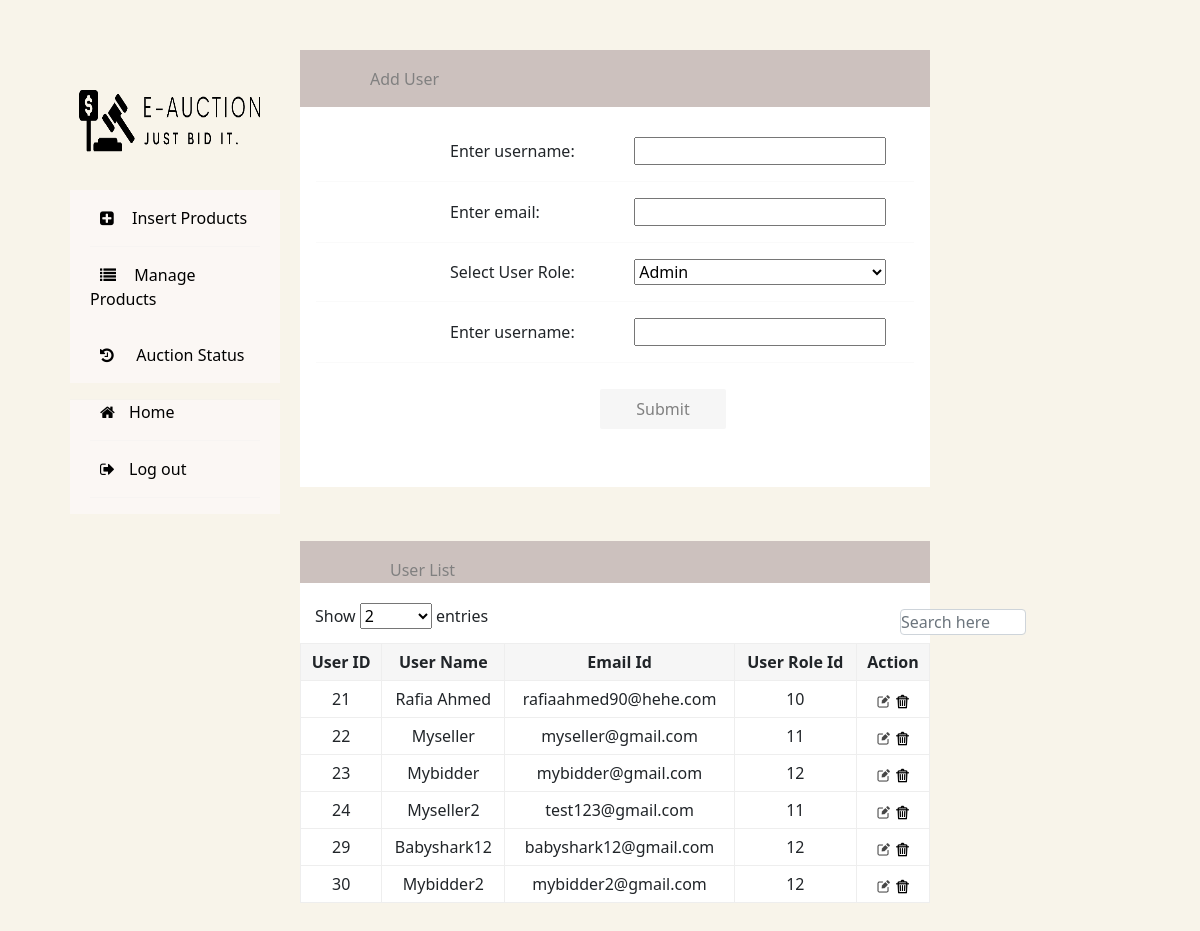
The page /adduser.php on the database its author committed.
### tables this page shows
CREATE TABLE `user` (
  `fname` varchar(250) NOT NULL,
  `lname` varchar(250) NOT NULL,
  `userid` int(11) NOT NULL AUTO_INCREMENT,
  `username` varchar(25) NOT NULL,
  `email` varchar(25) NOT NULL,
  `phone` int(11) NOT NULL,
  `pass` varchar(25) NOT NULL,
  `user_role_id` int(11) NOT NULL,
  PRIMARY KEY (`userid`),
  KEY `user_role_id` (`user_role_id`),
  CONSTRAINT `user_ibfk_1` FOREIGN KEY (`user_role_id`) REFERENCES `user_role` (`userrole_id`) ON DELETE CASCADE
);

### adduser.php (the view, shortened to what this page needs)
<html>
<head>
  <link rel="stylesheet" href="https://cdnjs.cloudflare.com/ajax/libs/font-awesome/4.7.0/css/font-awesome.min.css">
  <link href="https://cdn.jsdelivr.net/npm/bootstrap@5.0.2/dist/css/bootstrap.min.css" rel="stylesheet"
>
</head>
<body>
  <?php
  include 'database.php';
  $sql = "SELECT * from user_role";
  $result = mysqli_query($conn, $sql);
  ?>
  <div class="row m-0">
    <div class="col-lg-3 greybg" style="padding:0px !important">
    <?php include 'accordian.php'?>
    </div>
    <div class="col-lg-9 greybg" style="padding:0px !important">
      <form action="adduserconn.php" method="POST" style="margin-top:70px; padding:0px">
        <div style="background-color:#ccc1be; padding-bottom:10px; width:70%; padding-top:20px; margin-top:-20px;">
          <h6 style="color:grey; margin-left:70px">Add User<h6>
        </div>
        <div style="background-color:white; padding-bottom:10px; width:70%; padding-top:30px;">
          <label>Enter username:</label>
          <input type="text" name="fname" value="">
          <hr style="border:1px solid #eeeeee ">
          <label>Enter email:</label>
          <input type="email" name="femail" value="">
          <hr>
          <label>Select User Role:</label>
          <select name="roleselected" id="userrole">
            <?php
            if ($result->num_rows > 0) {
              while ($row = $result->fetch_assoc()) {
                ?>
                <option value=<?php echo $row['userrole_id'] ?>><?php echo $row['userrole_name'] ?></option>
                <?php
              }
            }
            ?>
          </select>
          <hr>
          <label>Enter username:</label>
          <input type="password" name="fpass" value="">
          <hr>
          <input type="submit" name="submit" value="Submit"
            style="margin-top:10px; margin-left:300px;border:none; color:grey; background-color:#f6f6f6; width:20%;border-radius:2px; height:40px; padding 15px">
          <br><br><br>
        </div>
        <br>
        <?php
        $sql2 = "SELECT * from user";
        $result2 = mysqli_query($conn, $sql2);
        ?>
        <div style="background-color:#ccc1be; padding:20px; width:70%; margin-top:30px;">
          <h6 style="color:grey; margin-left:70px">User List<h6>
        </div>
        <div style="background-color:white; padding-bottom:0px; height:60px; margin-bottom:0px;
                      width:70%; padding-top:0px; margin-top:-25px">
          <label style="margin-left:15px; margin-top:20px">Show
            <select id="showEntries">
              <option value="2">2</option>
            </select>
            entries
          </label>
          <div class="form-group">
            <input type="text" class="form-control" id="search" placeholder="Search here"
              style=" margin-left: 600px; width:20%; margin-top:-20px">
          </div>
          <br>
        </div>
        <table style="width:50%">
          <tr>
            <th>User ID</th>
            <th>User Name</th>
            <th>Email Id</th>
            <th>User Role Id</th>
            <th>Action</th>
          </tr>
          <?php
          if ($result2->num_rows > 0) {
            while ($row = $result2->fetch_assoc()) {
              ?>
              <tr>
                <td>
                  <?php echo $row['userid'] ?>
                </td>
                <td>
                  <?php echo $row['username'] ?>
                </td>
                <td>
                  <?php echo $row['email'] ?>
                </td>
                <td>
                  <?php echo $row['user_role_id'] ?>
                </td>
                <td>
                  <a href='updateuser.php? id="<?php echo $row['userid'] ?>"'>
                    <img src="data/update.png" width="15" height="15"></a>
                  <a href='deleteuser.php? id="<?php echo $row['userid'] ?>"'>
                    <img src="data/delete.png" width="15" height="15"></a>
                </td>
              </tr>
              <?php
            }
          }
          ?>
        </table>
      </form>
    </div>
  </div>
</body>
</html>

### adduser.php (style rules this page uses)
table, th, td { text-align: center; border: 1px solid #eeeeee !important; background-color: white; padding: 7px; }
th { background-color: #f6f6f6; }
hr { border: 3px !important; background-color: #ebebeb !important; color: #ebebeb !important; margin-left: auto !important; width: 95%; margin-right: auto !important; }
table { padding: 5px !important; width: 70% !important; }
label { margin-left: 200px; display: inline-block; width: 180px; margin-top: 0px; }
input { padding: 0px !important; margin: 0px; }
.greybg { background-color: #fbf7f4 ; }
.row { background-color: red ; }

### accordian.php (style rules this page uses)
hr { border: 3px !important; background-color: #ebebeb !important; color: #ebebeb !important; margin-left: auto !important; width: 95%; margin-right: auto !important; }
label { margin-left: 150px; display: inline-block; width: 180px; margin-top: 0px; }
option, select, input { padding: 0px !important; margin: 0px; width: 40%; }
.greybg { background-color: #F8F4EA; }
.row { background-color: #F8F4EA; }
body { height: 1000px; background-image: linear-gradient(to bottom, #F8F4EA 100%, #ef0289 50%, #b20785 0%); }

### rows shown on the page
user: userid "21", username "Rafia Ahmed", email "rafiaahmed90@hehe.com", user_role "10"
user: userid "22", username "Myseller", email "myseller@gmail.com", user_role "11"
user: userid "23", username "Mybidder", email "mybidder@gmail.com", user_role "12"
user: userid "24", username "Myseller2", email "test123@gmail.com", user_role "11"
user: userid "29", username "Babyshark12", email "babyshark12@gmail.com", user_role "12"
user: userid "30", username "Mybidder2", email "mybidder2@gmail.com", user_role "12"

### other values the page prints
form field roleselected "Admin"
